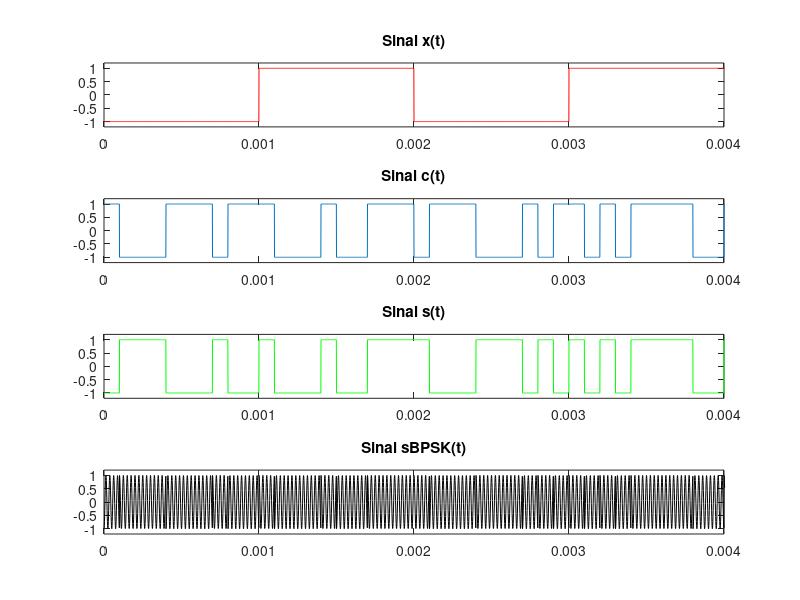
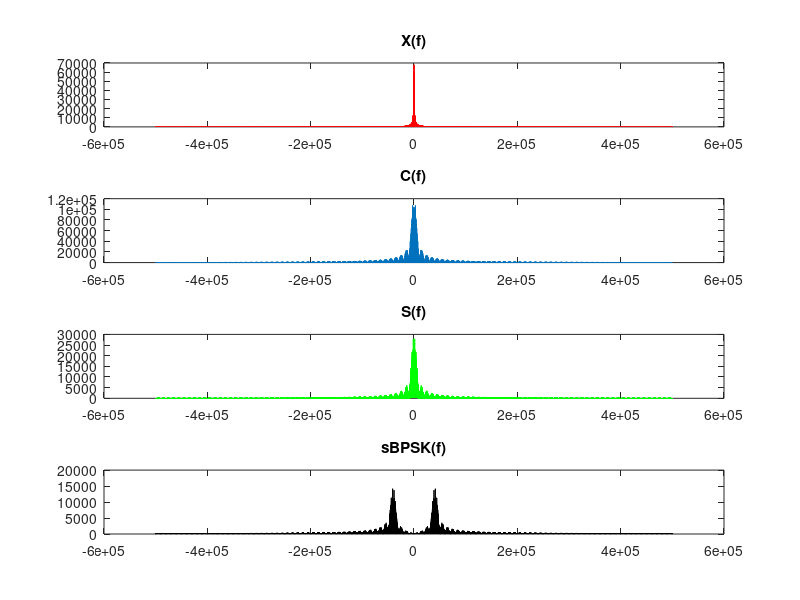

Source code (MATLAB) for these figures, in order:
% Curso: Engenharia de Telecomunicações
% Disciplina: COM2
% Alunas: Leticia e Schaiana
% Exercício 1: Implementação de um sistema DSSS 

close all; clear all; clc;

% Parâmetros
Nb = 800;	% Número de bits transmitidos
L = 200;	% Código: pseudo-aleatório de período
N = 10;     % Número de chips por bit de informação
fc = 40000; % Modulação BPSK 
spc = 100;  % Número de amostras por chip
spb = spc*N;% Taxa de amostras por bit
Rb = 1000;	% Taxa de bits
fa = Rb*spb;% Frequência de amostragem
Tb = 1/Rb;  % Tempo de bit
Ta = 1/fa;  % Tempo de amostragem
D = Nb*Tb;   % Duração
M = 1e6;    % Número de amostras
t = 0:Ta:D-Ta; % Vetor de tempo
Portadora = cos(2*pi*fc*t); % Portadora

% Cria informação e código 
xt = randi([0 1],1,Nb); % Informação aleatória
ct = randi([0 1],1,L); % Código aleatório 

% Polarização
xt_p = xt.*2-1; % Informação
ct_p = ct.*2-1; % Código

% Superamostragem
f1 = ones(1,spb);
xt_s = filter(f1,1, upsample(xt_p,spb));
f2 = ones(1,spc);
ct_s = filter(f2,1, upsample(ct_p,spc));

% Ajusta o vetor de código
ct_conc = repmat(ct_s,1,length(xt_s)/length(ct_s));

% Informação codificada
st = ct_conc.*xt_s;

% Sinal em BPSK
BPSK = Portadora .* st;

%Ajuste vetor de frequência
passo_f = fa/length(t);
f = -fa/2:passo_f:(fa/2-1);
X = fft(xt_s);
C = fft(ct_conc);
S = fft(st);
sBPSK = fft(BPSK);

%Plots

%Formas de onda no domínio do tempo
figure(1)
subplot(411);plot(t,xt_s,'r');title('Sinal x(t)');xlim([0 4*1/spb]);ylim([-1.2 1.2]);
subplot(412);plot(t,ct_conc);title('Sinal c(t)');xlim([0 4*1/spb]);ylim([-1.2 1.2]);
subplot(413);plot(t,st,'g');title('Sinal s(t)');xlim([0 4*1/spb]);ylim([-1.2 1.2]);
subplot(414);plot(t,BPSK,'k');title('Sinal sBPSK(t)');xlim([0 4*1/spb]);ylim([-1.2 1.2]);

%Espectro no domínio da frequência
figure(2)
subplot(411);plot(f,fftshift(abs(X)),'r');title('X(f)');
subplot(412);plot(f,fftshift(abs(C)));title('C(f)');
subplot(413);plot(f,fftshift(abs(S)),'g');title('S(f)');
subplot(414);plot(f,fftshift(abs(sBPSK)),'k');title('sBPSK(f)');


